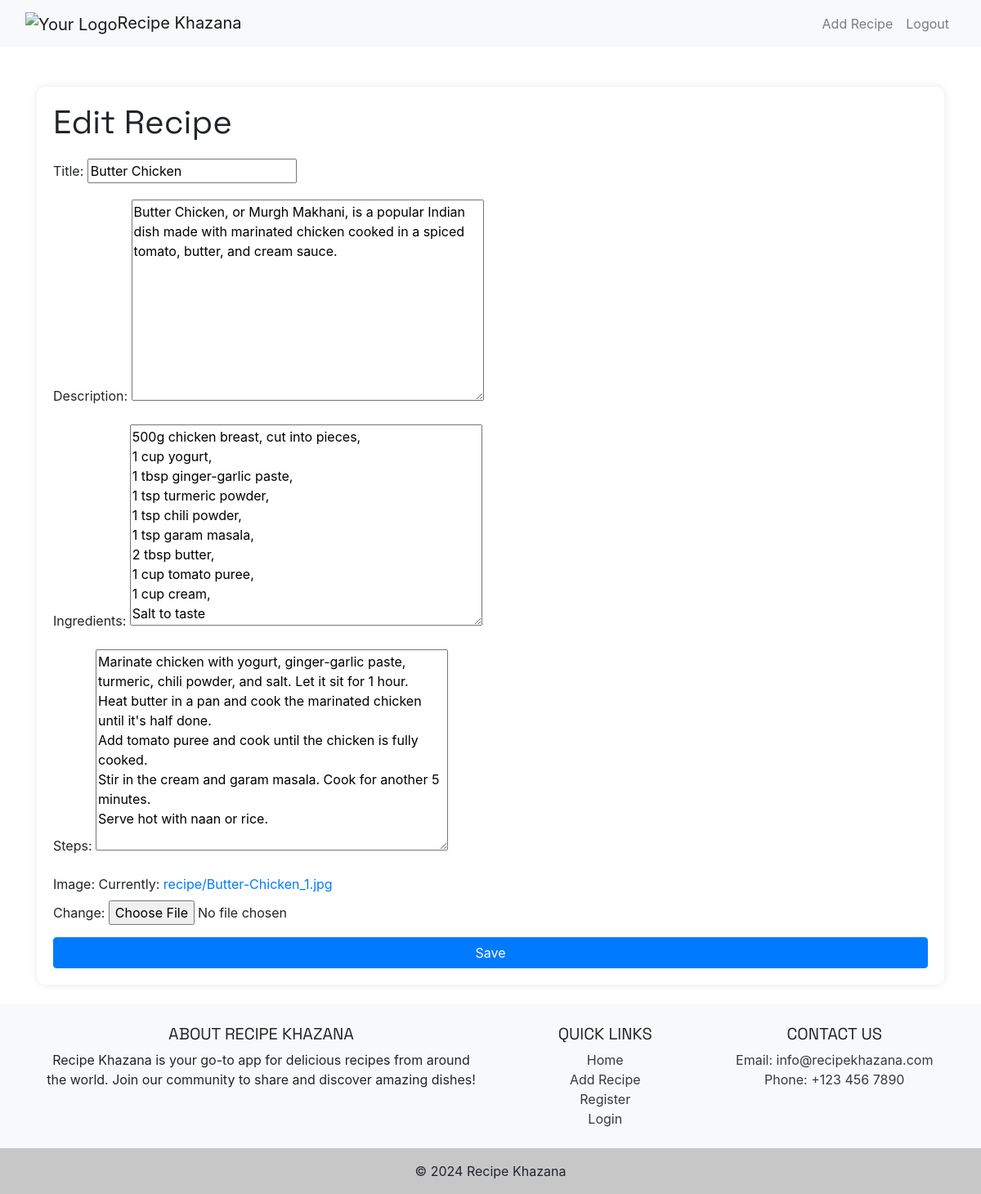
The app's page /recipe/1/edit/ (signed in) with its own data.
### recipes/models.py (models this page shows, shortened)
class Recipe(models.Model):
    title = models.CharField(max_length=100)
    description = models.TextField()
    ingredients = models.TextField()
    steps = models.TextField()
    image = models.ImageField(upload_to='recipe/')
    author = models.ForeignKey(User, on_delete=models.CASCADE)
    created_at = models.DateTimeField(default=timezone.now, editable=False)

### recipes/views.py (the view)
# urls.py: path('recipe/<int:pk>/edit/', views.recipe_update, name='recipe_update'),
@login_required
def recipe_update(request, pk):
    recipe = Recipe.objects.get(pk=pk)
    if request.method == 'POST':
        form = RecipeForm(request.POST, request.FILES, instance=recipe)
        if form.is_valid():
            form.save()
            return redirect('recipe_detail', pk=recipe.pk)
    else:
        form = RecipeForm(instance=recipe)
    return render(request, 'recipes/recipe_form.html', {'form': form})

### recipes/forms.py
class RecipeForm(forms.ModelForm):
    class Meta:
        model = Recipe
        fields = ['title', 'description', 'ingredients', 'steps', 'image']

### recipes/templates/recipes/recipe_form.html (shortened to what this page needs)
{% extends 'recipes/base.html' %}
{% block content %}
<div class="form-container">
  <h1 class="form-title">{% if form.instance.pk %}Edit Recipe{% else %}New Recipe{% endif %}</h1>
  <form method="post" enctype="multipart/form-data">
    <div class="form-group">
      <label for="id_title">Title:</label>
      {{ form.title }}
    </div>
    <div class="form-group">
      <label for="id_description">Description:</label>
      {{ form.description }}
    </div>
    <div class="form-group">
      <label for="id_ingredients">Ingredients:</label>
      {{ form.ingredients }}
    </div>
    <div class="form-group">
      <label for="id_steps">Steps:</label>
      {{ form.steps }}
    </div>
    <div class="form-group">
      <label for="id_image">Image:</label>
      {{ form.image }}
    </div>
    <button type="submit" class="btn btn-primary">Save</button>
  </form>
</div>
{% endblock %}

### recipes/templates/recipes/recipe_form.html (style rules this page uses)
.form-container { padding: 20px; box-shadow: 0 0 10px rgba(0, 0, 0, 0.1); border-radius: 10px; }
.form-title { margin-bottom: 20px; }
.form-group { margin-bottom: 15px; }
.btn-primary { width: 100%; }

### records on screen
Recipe: title "Butter Chicken", description "Butter Chicken, or Murgh Makhani, is a popular Indian dish made with marinated chicken cooked in a spiced tomato, butter, and cream sauce.", ingredients "500g chicken breast, cut into pieces, 1 cup yogurt, 1 tbsp ginger-garlic paste, 1 tsp turmeric powder, 1 tsp chili powder, 1 tsp garam masala, 2 tbsp butter, 1 cup tomato puree, 1 cup cream, Salt to taste", steps "Marinate chicken with yogurt, ginger-garlic paste, turmeric, chili powder, and salt. Let it sit for 1 hour. Heat butter in a pan and cook the marinated chicken until it's half done. Add tomato puree and cook until the chicken is fully cooked. Stir in the cream and garam masala. Cook for another 5 minutes. Serve hot with naan or rice."
